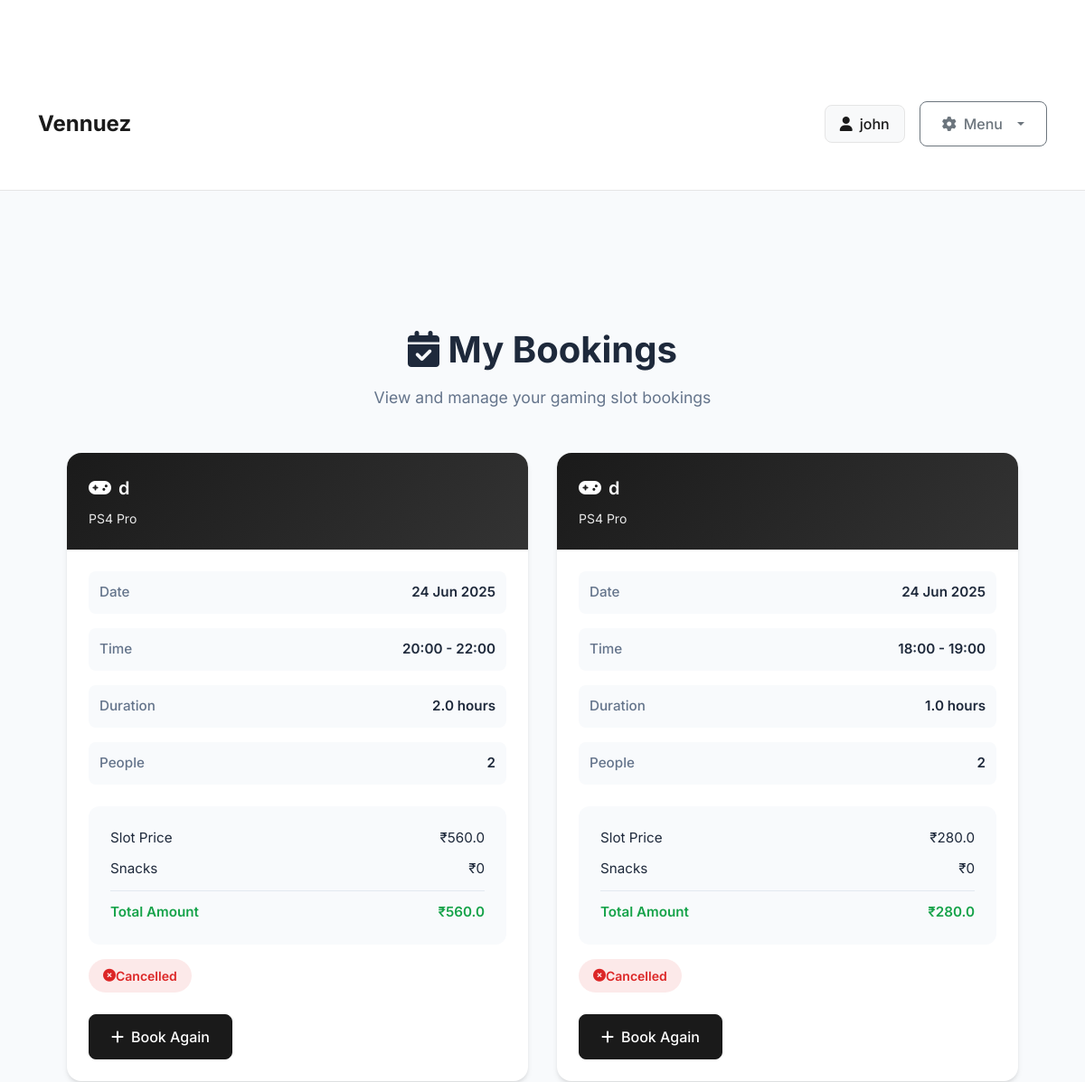
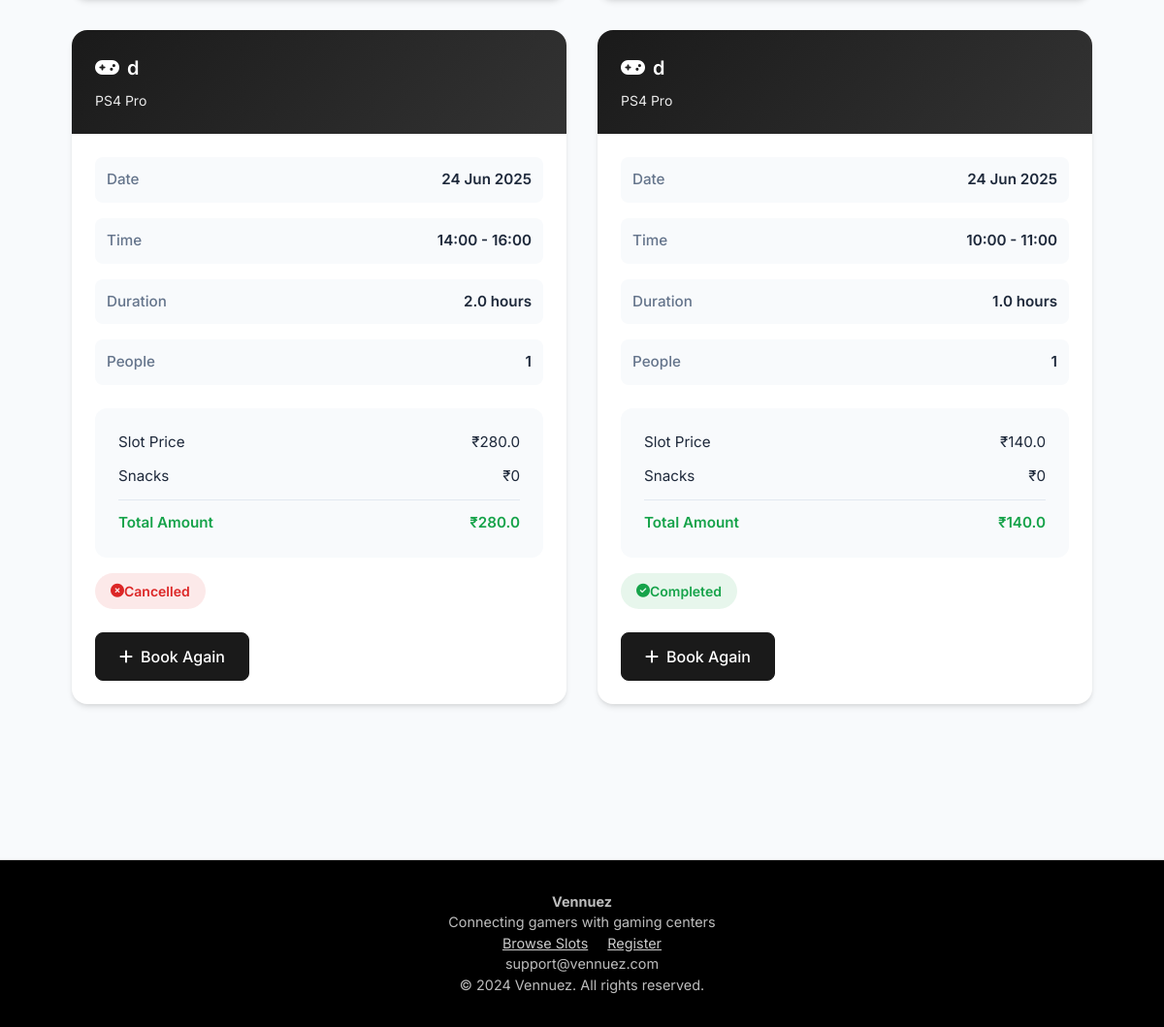
Page /user_dashboard (signed in) on the earlier database version (2 pictures, top to bottom).
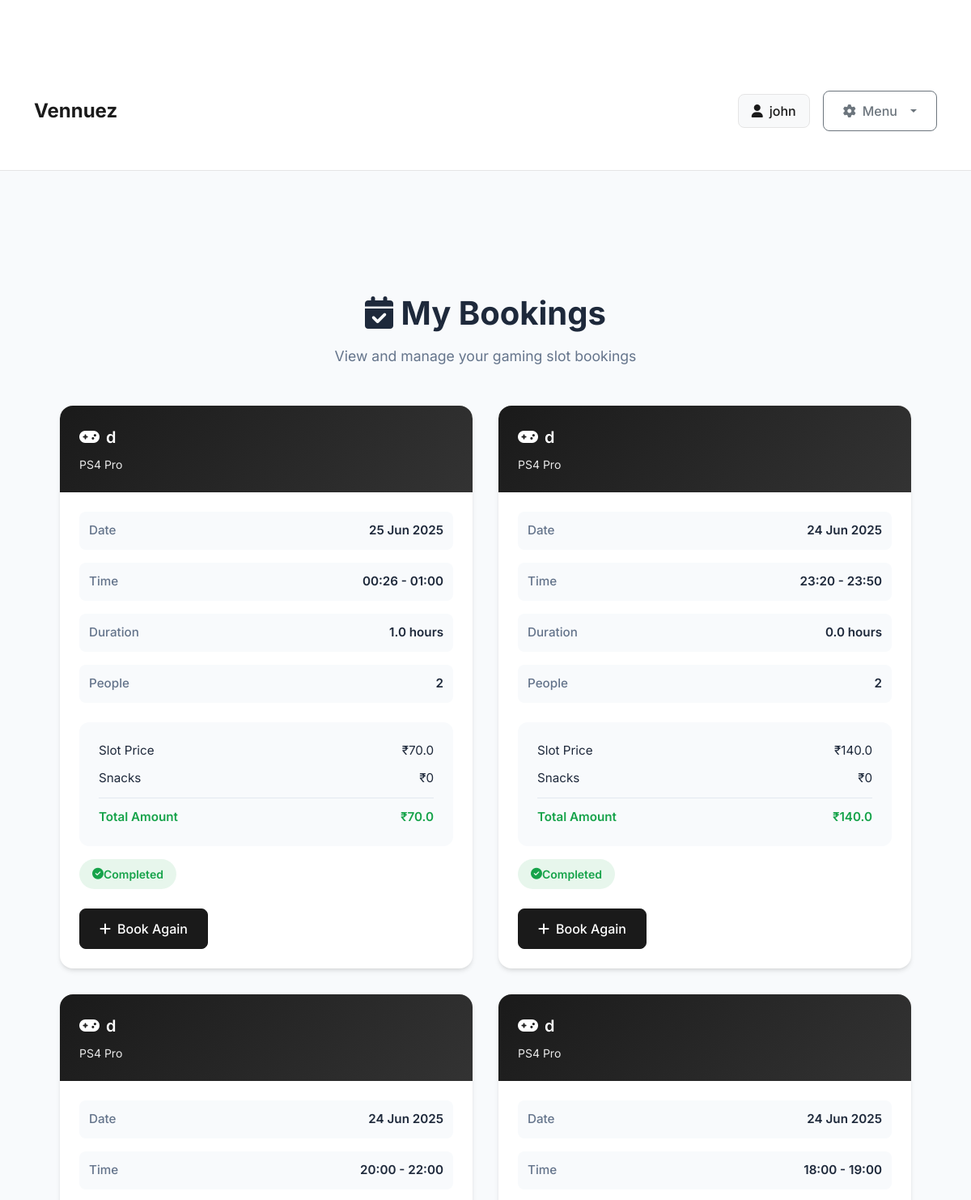
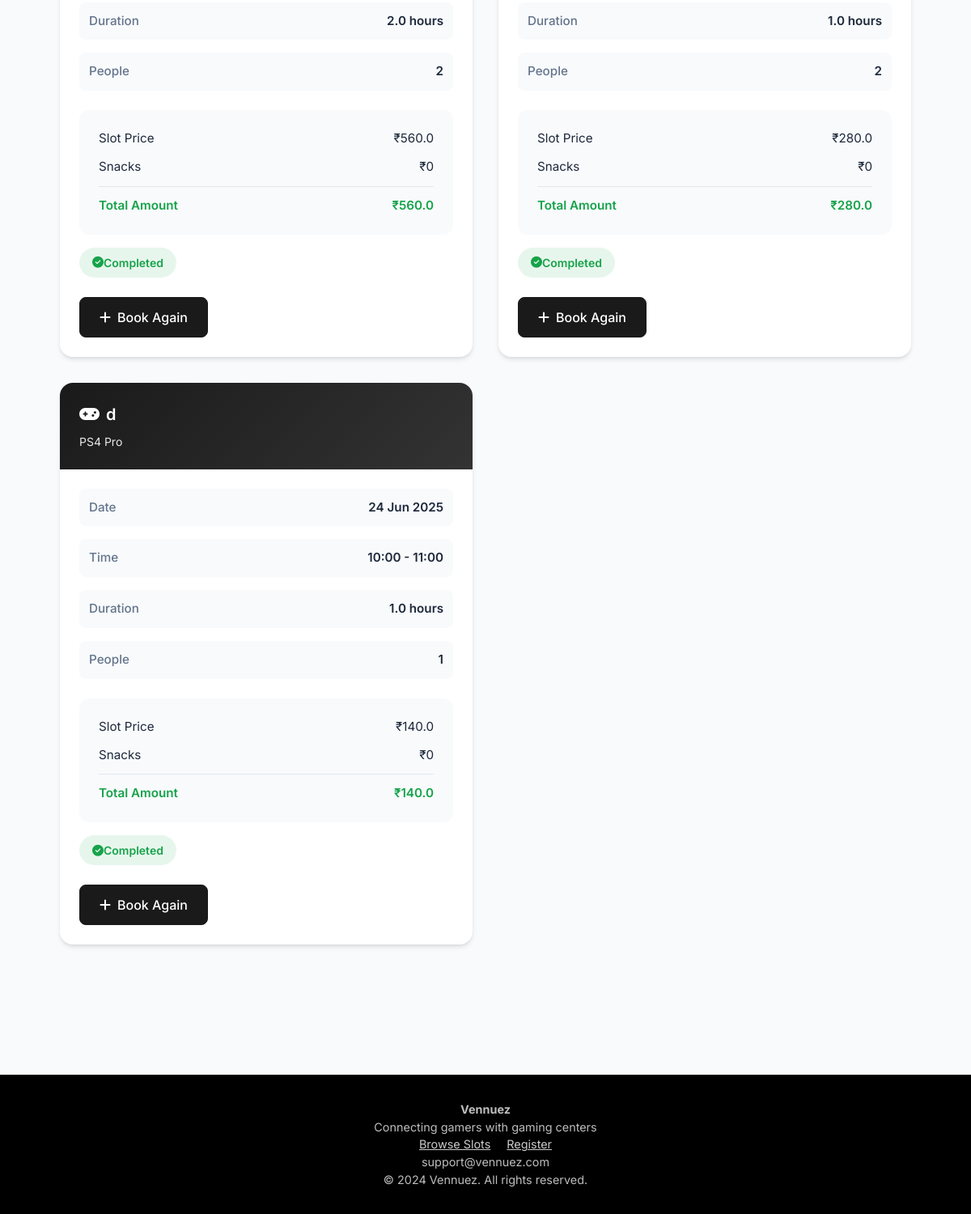
Same page on the later database version (2 pictures, top to bottom).
### models.py (models this page shows, shortened)
class User(UserMixin, db.Model):
    __tablename__ = 'users'
    id = db.Column(db.Integer, primary_key=True)
    username = db.Column(db.String(80), unique=True, nullable=False)
    email = db.Column(db.String(120), unique=True, nullable=True)
    phone = db.Column(db.String(20), nullable=False , unique = True)
    password_hash = db.Column(db.String(256), nullable=False)
    full_name = db.Column(db.String(120), nullable=True)
    age = db.Column(db.Integer, nullable=True)
    created_at = db.Column(db.DateTime, default=datetime.utcnow)
    total_spent = db.Column(db.Float, default=0.0)
    bookings = db.relationship('TimeSlot', backref='user', lazy=True, foreign_keys='TimeSlot.user_id')
    coin_balances = db.relationship('UserCoinBalance', backref='user', lazy=True)
    subscriptions = db.relationship("Subscription", back_populates="user", cascade="all, delete")

class TimeSlot(db.Model):
    __tablename__ = 'time_slots'
    id = db.Column(db.Integer, primary_key=True)
    start_time = db.Column(db.DateTime, nullable=False)
    end_time = db.Column(db.DateTime, nullable=False)
    total_amount = db.Column(db.Float, nullable=False)
    advance_paid = db.Column(db.Float, default=0.0)  # Fixed advance amount
    is_booked = db.Column(db.Boolean, default=False)
    snacks_amount = db.Column(db.Float, default=0.0)
    final_amount = db.Column(db.Float, default=0.0)
    completed = db.Column(db.Boolean, default=False)
    number_of_people = db.Column(db.Integer, default=1)  # New field for number of people
    duration_hours = db.Column(db.Float, default=1.0)
    booking_id = db.Column(db.String(20), unique=True, nullable=True)
    customer_name = db.Column(db.String(100), nullable=True)
    customer_phone = db.Column(db.String(20), nullable=True)
    customer_email = db.Column(db.String(120), nullable=True)
    customer_age = db.Column(db.Integer, nullable=True)
    special_requests = db.Column(db.Text, nullable=True)
    contact_sms = db.Column(db.Boolean, default=True)
    contact_whatsapp = db.Column(db.Boolean, default=True)
    contact_email = db.Column(db.Boolean, default=False)
    payment_status = db.Column(db.String(20), default='pending')  # pending, paid, failed
    payment_id = db.Column(db.String(100), nullable=True)
    booking_time = db.Column(db.DateTime, nullable=True)
    created_at = db.Column(db.DateTime, default=datetime.utcnow)
    console_id = db.Column(db.Integer, db.ForeignKey('consoles.id'), nullable=False)
    user_id = db.Column(db.Integer, db.ForeignKey('users.id'), nullable=True)  # Optional for unregistered bookings

class Console(db.Model):
    __tablename__ = 'consoles'
    id = db.Column(db.Integer, primary_key=True)
    name = db.Column(db.String(100), nullable=False)
    console_type = db.Column(db.String(50), nullable=False)
    hourly_rate = db.Column(db.Float, nullable=False)  # Rate per person per hour
    is_available = db.Column(db.Boolean, default=True)
    created_at = db.Column(db.DateTime, default=datetime.utcnow)
    owner_id = db.Column(db.Integer, db.ForeignKey('owners.id'), nullable=False)
    slots = db.relationship('TimeSlot', backref='console', lazy=True, cascade='all, delete-orphan')

### routes.py (the view)
@app.route('/user_dashboard')
@login_required
def user_dashboard():
    user = User.query.get(session['user_id'])
    bookings = TimeSlot.query.filter_by(user_id=user.id).order_by(TimeSlot.start_time.desc()).all()
    coin_balances = UserCoinBalance.query.filter_by(user_id=user.id).all()
    return render_template('user_dashboard.html', user=user, bookings=bookings, coin_balances=coin_balances , now=datetime.now())

### app.py (called while the page is built)
@login_manager.user_loader
def load_user(user_id):
    from models import Owner, User
    from flask import session
    user_type = session.get('user_type')
    if user_type == 'owner':
        return Owner.query.get(int(user_id))
    elif user_type == 'user':
        return User.query.get(int(user_id))
    return None

### templates/user_dashboard.html (shortened to what this page needs)
{% extends "base.html" %}
{% block content %}
<section class="user-dashboard">
    <div class="page-header">
                <h1 class="page-title">
            <i class="fas fa-calendar-check"></i> My Bookings
                </h1>
        <p class="page-subtitle">View and manage your gaming slot bookings</p>
    </div>
    <div class="bookings-grid">
        {% for slot in bookings %}
        <div class="booking-card">
            <div class="booking-header">
                <div class="console-name">
                    <i class="fas fa-gamepad"></i>
                    {{ slot.console.name if slot.console else 'Unknown Console' }}
                </div>
                <div class="console-type">{{ slot.console.console_type if slot.console else '' }}</div>
                    </div>
                    <div class="booking-body">
                        <div class="booking-details">
                            <div class="detail-row">
                        <span class="detail-label">Date</span>
                        <span class="detail-value">{{ slot.start_time.strftime('%d %b %Y') }}</span>
                            </div>
                            <div class="detail-row">
                        <span class="detail-label">Time</span>
                        <span class="detail-value">{{ slot.start_time.strftime('%H:%M') }} - {{ slot.end_time.strftime('%H:%M') }}</span>
                            </div>
                            <div class="detail-row">
                        <span class="detail-label">Duration</span>
                        <span class="detail-value">{{ ((slot.end_time - slot.start_time).total_seconds() / 3600)|round }} hours</span>
                    </div>
                    <div class="detail-row">
                        <span class="detail-label">People</span>
                        <span class="detail-value">{{ slot.number_of_people }}</span>
                    </div>
                </div>
                <div class="payment-section">
                    <div class="payment-row">
                        <span>Slot Price</span>
                        <span>₹{{ slot.total_amount }}</span>
                    </div>
                    <div class="payment-row">
                        <span>Snacks</span>
                        <span>₹{{ slot.snacks_amount or 0 }}</span>
                    </div>
                    <div class="payment-row">
                        <span>Total Amount</span>
                        <span>₹{{ slot.final_amount if slot.final_amount else slot.total_amount + (slot.snacks_amount or 0) }}</span>
                    </div>
                </div>
                <div class="booking-status {% if slot.start_time > now %}status-upcoming{% elif slot.completed %}status-completed{% else %}status-cancelled{% endif %}">
                    <i class="fas {% if slot.start_time > now %}fa-clock{% elif slot.completed %}fa-check-circle{% else %}fa-times-circle{% endif %}"></i>
                    {% if slot.start_time > now %}Upcoming{% elif slot.completed %}Completed{% else %}Cancelled{% endif %}
                </div>
                <div class="booking-actions">
                    <a href="{{ url_for('book_slot', slot_id=slot.console.id) }}" class="btn btn-primary">
                        <i class="fas fa-plus"></i> Book Again
                    </a>
                </div>
            </div>
        </div>
        {% endfor %}
    </div>
</section>
{% endblock %}

### templates/base.html (shortened to what this page needs)
<!DOCTYPE html>
<html lang="en">
<head>
  <link rel="stylesheet" href="{{ url_for('static', filename='css/main.css') }}">
  <link rel="stylesheet" href="https://cdnjs.cloudflare.com/ajax/libs/font-awesome/6.4.0/css/all.min.css" />
  <link href="https://cdn.jsdelivr.net/npm/bootstrap@5.3.0/dist/css/bootstrap.min.css" rel="stylesheet" />
</head>
<body>
  <nav class="navbar navbar-expand-lg">
    <div class="container">
      <a class="navbar-brand" href="{{ url_for('index') }}">Vennuez</a>
      <div class="collapse navbar-collapse" id="navbarNav">
        <div class="auth-section ms-auto">
          {% if current_user.is_authenticated %}
            <div class="user-info">
              <i class="fas fa-user"></i>
              <span>{{ current_user.username }}</span>
            </div>
            <div class="dropdown">
              <button class="btn btn-outline-secondary dropdown-toggle" type="button" data-bs-toggle="dropdown" aria-expanded="false">
                <i class="fas fa-cog"></i> Menu
              </button>
            </div>
          {% endif %}
        </div>
      </div>
    </div>
  </nav>
  <main class="container my-4">
    {% block content %}{% endblock %}
  </main>
  <footer class="footer">
    <div>
      <strong>Vennuez</strong><br />
      Connecting gamers with gaming centers<br />
      <a href="{{ url_for('available_slots') }}" style="color:#ccc; margin-right:1rem;">Browse Slots</a>
      <a href="{{ url_for('register') }}" style="color:#ccc;">Register</a><br />
      support@vennuez.com<br />
      &copy; 2024 Vennuez. All rights reserved.
    </div>
  </footer>
</body>
</html>

### static/css/main.css (style rules this page uses)
:root { --primary: #222831; --secondary: #393e46; --accent: #00adb5; --background: #fff; --text: #222831; --muted: #f5f6fa; --border: #e0e0e0; --success: #00b894; --danger: #e17055; }
* { margin: 0; padding: 0; box-sizing: border-box; }
html, body { height: 100%; overflow-x: hidden; }
body { font-family: 'Inter', Arial, sans-serif; background: var(--background); color: var(--text); min-height: 100vh; line-height: 1.6; }
.user-info { color: var(--secondary); font-size: 1rem; }
.btn { background: var(--accent); color: #fff; border: none; border-radius: 4px; padding: 0.5rem 1.25rem; font-size: 1rem; font-weight: 500; cursor: pointer; transition: background 0.2s; outline: none; }
.container { max-width: 1200px; margin: 0 auto; padding: 96px 1.5rem 2rem 1.5rem; }
.btn { display: inline-flex; align-items: center; justify-content: center; padding: 0.75rem 1.5rem; border-radius: 0.25rem; font-weight: 500; cursor: pointer; transition: all 0.2s; border: none; }
.btn-primary { background: var(--primary); color: white; }
h1, h2, h3, h4, h5 { color: var(--primary); font-weight: 700; margin-bottom: 1rem; }
.footer { background: var(--primary); color: #fff; text-align: center; padding: 2rem 1rem 1rem 1rem; margin-top: 3rem; border-top: 1px solid var(--border); }

### templates/base.html (style rules this page uses)
:root { --primary: #003049; --accent: #d62828; }
body { font-family: 'Inter', sans-serif; margin: 0; background: #fff; }
.navbar { background-color: white; padding: 1rem; border-bottom: 1px solid #e5e5e5; }
.navbar-brand { font-weight: bold; color: var(--primary) !important; font-size: 1.5rem; }
.user-info { display: flex; align-items: center; gap: 0.5rem; padding: 0.5rem 1rem; background-color: #f8f9fa; border-radius: 8px; border: 1px solid #e5e5e5; color: var(--primary); font-weight: 500; }
.user-info i { color: var(--primary); }
.footer { background: #000; color: #bdbdbd; padding: 2rem; text-align: center; font-size: 0.9rem; }
@media (min-width: 992px) { .auth-section { display: flex; align-items: center; gap: 1rem; } }
.dropdown-toggle::after { margin-left: 0.5rem; }
.btn-primary { background-color: var(--primary); border-color: var(--primary); }
.btn-outline-secondary { border-color: #6c757d; color: #6c757d; }

Differences in the rows shown:
added TimeSlot: console "d", console "PS4 Pro", start_time "25 Jun 2025", start_time "00:26", end_time "01:00", end_time+start_time "1.0", number_of_people "2", total_amount "70.0", snacks_amount "0", final_amount "70.0", completed True (drawn)
changed TimeSlot (number 2 of 5 on the later page): start_time "14:00" → "23:20"; end_time "16:00" → "23:50"; end_time+start_time "2.0" → "0.0"; number_of_people "1" → "2"; total_amount "280.0" → "140.0"; final_amount "280.0" → "140.0"; start_time "Cancelled" → "Completed"; moves up the list
changed TimeSlot (number 3 of 5 on the later page): completed "Cancelled" → "Completed"
changed TimeSlot (number 4 of 5 on the later page): completed "Cancelled" → "Completed"
